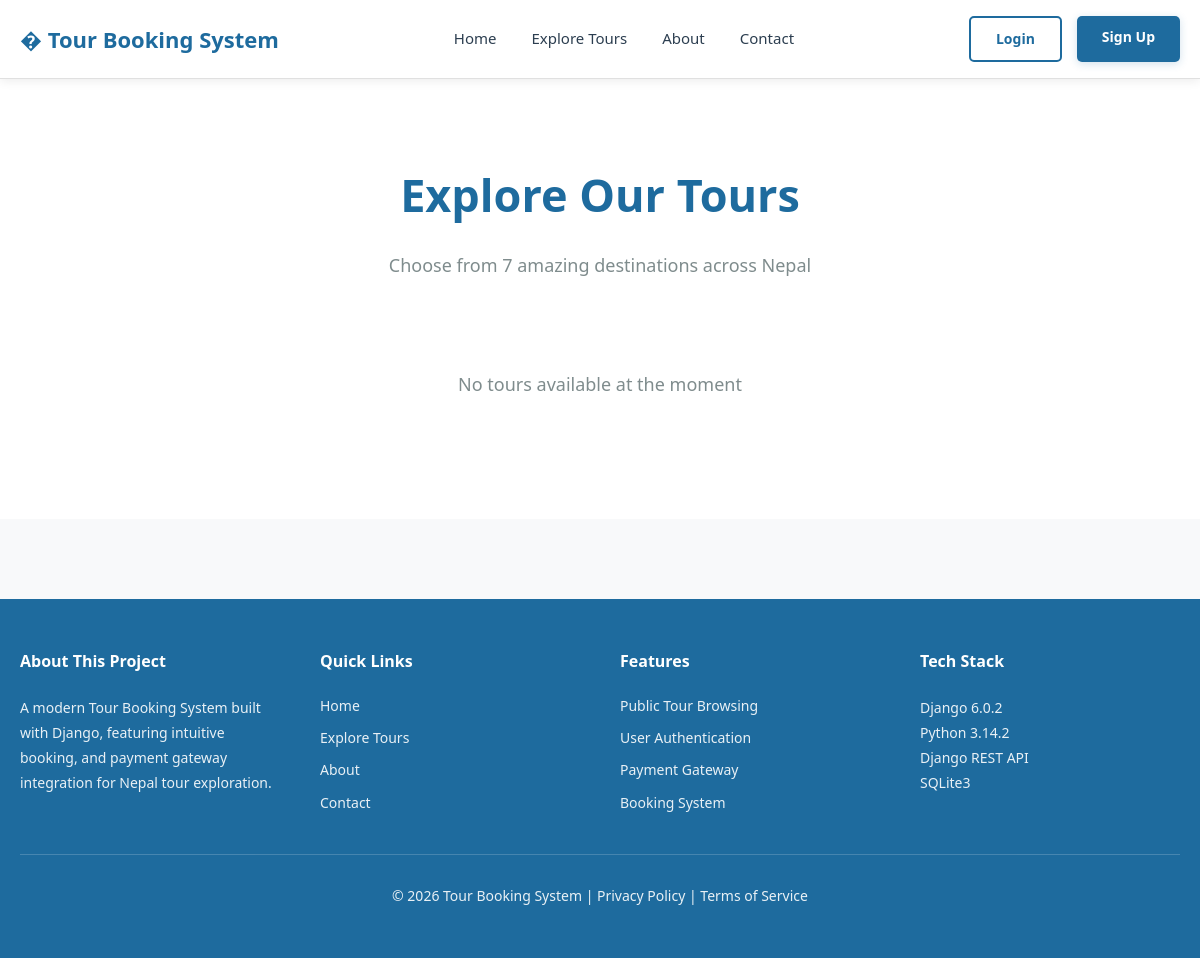
The app's page /tours/, older data.
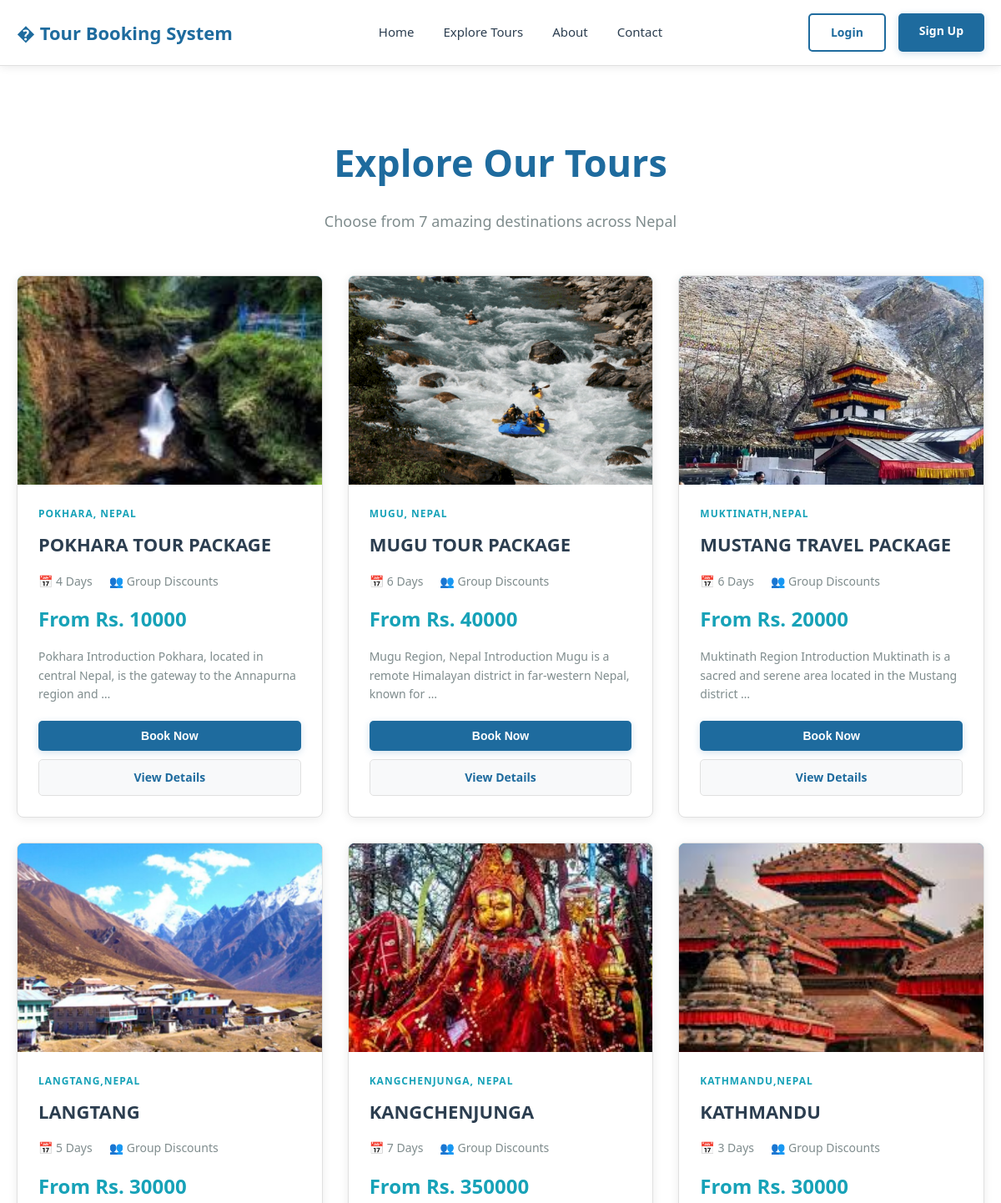
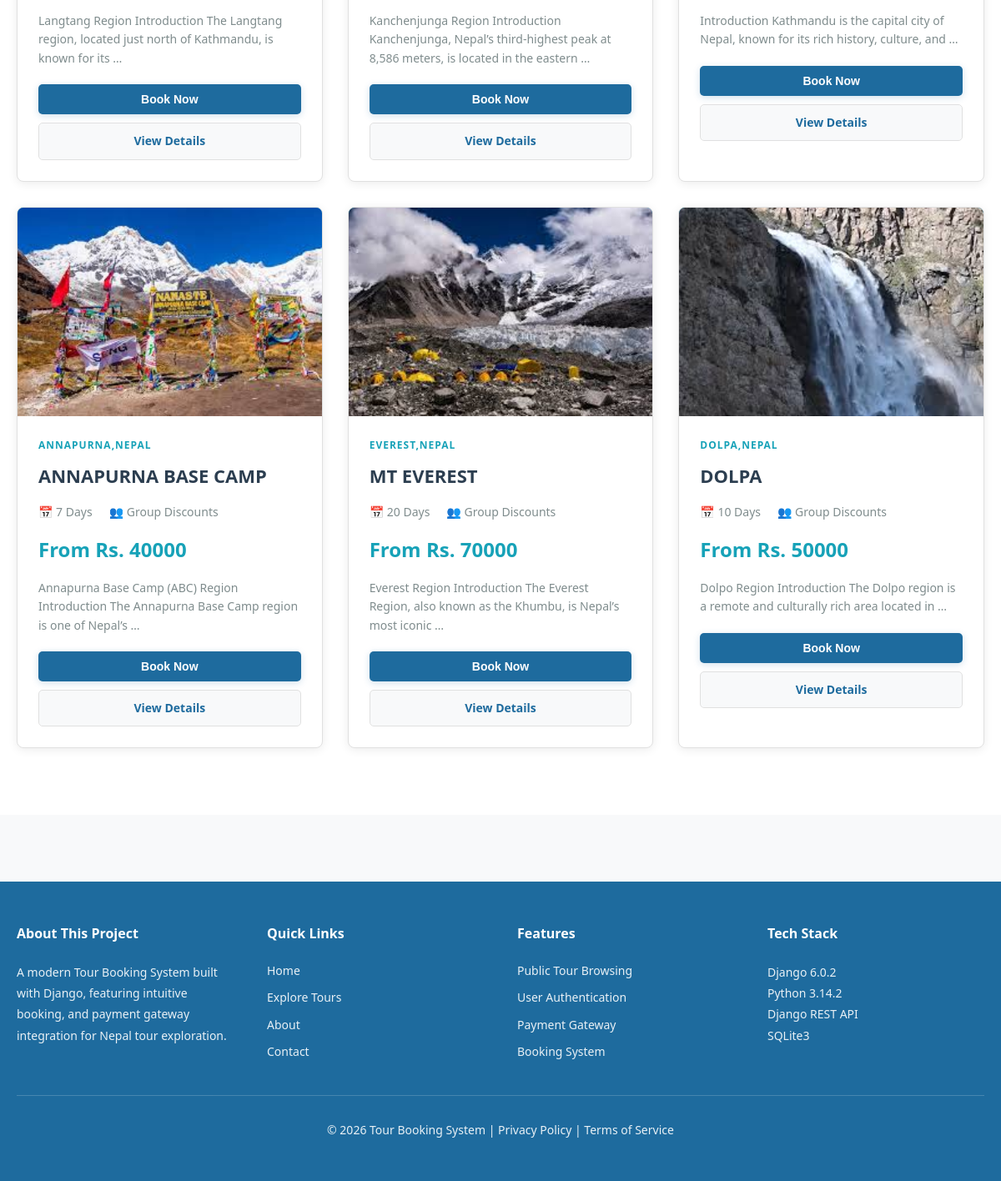
The same page, newer data (2 pictures, top to bottom).
### tour/models.py (models this page shows, shortened)
class TourImage(models.Model):
    tour = models.ForeignKey(
        Tour,
        related_name='images',
        on_delete=models.CASCADE
    )
    image = models.ImageField(upload_to='tours/')

class Tour(models.Model):
    title = models.CharField(max_length=200)   # Mustang Tour Package
    destination = models.CharField(max_length=150)
    duration_days = models.PositiveIntegerField()
    base_price = models.PositiveIntegerField(help_text="Price for 1 person")
    description = models.TextField()
    is_active = models.BooleanField(default=True)
    created_at = models.DateTimeField(auto_now_add=True)

### tour/views.py (the view)
# urls.py: path('tours/', views.public_tours, name='public_tours'),
def public_tours(request):
    tours = Tour.objects.filter(is_active=True).prefetch_related('images')
    return render(request, 'tour/public_tours.html', {'tours': tours})

### tour/templates/tour/public_tours.html (shortened to what this page needs)
{% extends 'base.html' %}
{% block content %}
    <div class="section" style="background: var(--white);">
        <h2 class="section-title">Explore Our Tours</h2>
        <p class="section-subtitle">Choose from 7 amazing destinations across Nepal</p>
        <div class="cards-grid">
            {% for tour in tours %}
                <div class="tour-card">
                    <div class="tour-image">
                        {% if tour.images.all %}
                            {% for image in tour.images.all %}
                                {% if forloop.first %}
                                    <img src="{{ image.image.url }}" alt="{{ tour.title }}" style="width: 100%; height: 100%; object-fit: cover;">
                                {% endif %}
                            {% endfor %}
                        {% else %}
                            {% if forloop.counter == 1 %}⛰️{% elif forloop.counter == 2 %}🏔️{% elif forloop.counter == 3 %}🏙️{% elif forloop.counter == 4 %}🌄{% elif forloop.counter == 5 %}🗻{% elif forloop.counter == 6 %}🕉️{% else %}🏞️{% endif %}
                        {% endif %}
                    </div>
                    <div class="tour-info">
                        <div class="tour-destination">{{ tour.destination }}</div>
                        <h3 class="tour-title">{{ tour.title }}</h3>
                        <div class="tour-meta">
                            <span class="tour-meta-item">📅 {{ tour.duration_days }} Days</span>
                            <span class="tour-meta-item">👥 Group Discounts</span>
                        </div>
                        <div class="tour-price">From Rs. {{ tour.base_price|add:0 }}</div>
                        <p class="tour-description">
                            {{ tour.description|truncatewords:15 }}
                        </p>
                        {% if user.is_authenticated %}
                            <a href="{% url 'book_tour' tour.id %}" class="btn btn-primary" style="width: 100%;">Book Now</a>
                        {% else %}
                            <button class="btn btn-primary" style="width: 100%;" onclick="showLoginPrompt()">Book Now</button>
                        {% endif %}
                        <a href="#tour-{{ tour.id }}" class="btn" style="width: 100%; background: var(--light-bg); color: var(--primary); margin-top: 10px; border: 1px solid var(--border-color);">View Details</a>
                    </div>
                </div>
            {% empty %}
                <div style="grid-column: 1 / -1; text-align: center; padding: 40px;">
                    <p style="font-size: 18px; color: var(--text-gray);">No tours available at the moment</p>
                </div>
            {% endfor %}
        </div>
    </div>
{% endblock %}

### tour/templates/base.html (shortened to what this page needs)
<!DOCTYPE html>
<html lang="en">
<head>
</head>
<body>
    <nav>
        <div class="nav-container">
            <a href="/" class="nav-logo">
                � Tour Booking System
            </a>
            <ul class="nav-menu">
                <li><a href="/">Home</a></li>
                <li><a href="/dashboard/">Explore Tours</a></li>
                <li><a href="/about/">About</a></li>
                <li><a href="/contact/">Contact</a></li>
            </ul>
            <div class="auth-buttons">
                {% if user.is_authenticated %}
                    <a href="/bookings/" class="btn btn-secondary">My Bookings</a>
                    <a href="/logout/" class="btn btn-logout">Logout</a>
                {% else %}
                    <a href="/login/" class="btn btn-secondary">Login</a>
                    <a href="/signup/" class="btn btn-primary">Sign Up</a>
                {% endif %}
            </div>
        </div>
    </nav>
    {% block content %}{% endblock %}
    <footer>
        <div class="footer-container">
            <div class="footer-section">
                <h3>About This Project</h3>
                <p>
                    A modern Tour Booking System built with Django, featuring intuitive booking, and payment gateway integration for Nepal tour exploration.
                </p>
            </div>
            <div class="footer-section">
                <h3>Quick Links</h3>
                <a href="/">Home</a>
                <a href="/dashboard/">Explore Tours</a>
                <a href="/about/">About</a>
                <a href="/contact/">Contact</a>
            </div>
            <div class="footer-section">
                <h3>Features</h3>
                <a href="#">Public Tour Browsing</a>
                <a href="#">User Authentication</a>
                <a href="#">Payment Gateway</a>
                <a href="#">Booking System</a>
            </div>
            <div class="footer-section">
                <h3>Tech Stack</h3>
                <p style="font-size: 14px;">
                    Django 6.0.2<br>
                    Python 3.14.2<br>
                    Django REST API<br>
                    SQLite3
                </p>
            </div>
        </div>
        <div class="footer-bottom">
            <p>&copy; 2026 Tour Booking System | <a href="#">Privacy Policy</a> | <a href="#">Terms of Service</a></p>
        </div>
    </footer>
</body>
</html>

### tour/templates/base.html (style rules this page uses)
* { margin: 0; padding: 0; box-sizing: border-box; }
:root { --primary: #1E6B9E; --primary-light: #2980B9; --primary-dark: #154B7A; --accent: #17A2B8; --accent-hover: #138496; --success: #27AE60; --danger: #E74C3C; --warning: #F39C12; --light-bg: #F8F9FA; --white: #FFFFFF; --text-dark: #2C3E50; --text-gray: #7F8C8D; --border-color: #E0E0E0; }
body { font-family: 'Segoe UI', Tahoma, Geneva, Verdana, sans-serif; line-height: 1.6; color: var(--text-dark); background: var(--light-bg); min-height: 100vh; }
nav { background: var(--white); padding: 1rem 0; position: sticky; top: 0; z-index: 1000; box-shadow: 0 2px 10px rgba(0, 0, 0, 0.08); border-bottom: 1px solid var(--border-color); }
.nav-container { max-width: 1200px; margin: 0 auto; padding: 0 20px; display: flex; justify-content: space-between; align-items: center; }
.nav-logo { color: var(--primary); font-size: 22px; font-weight: 700; text-decoration: none; display: flex; align-items: center; gap: 10px; }
.nav-menu { display: flex; list-style: none; gap: 35px; align-items: center; }
.nav-menu a { color: var(--text-dark); text-decoration: none; font-size: 15px; font-weight: 500; transition: color 0.3s; position: relative; }
.nav-menu a::after { content: ''; position: absolute; bottom: -5px; left: 0; width: 0; height: 2px; background: var(--primary); transition: width 0.3s; }
.auth-buttons { display: flex; gap: 15px; }
.btn { padding: 10px 25px; border: none; border-radius: 5px; cursor: pointer; font-size: 14px; font-weight: 600; text-decoration: none; transition: all 0.3s; display: inline-block; text-align: center; }
.btn-primary { background: var(--primary); color: white; box-shadow: 0 2px 8px rgba(30, 107, 158, 0.2); }
.btn-secondary { background: transparent; color: var(--primary); border: 2px solid var(--primary); }
.section { padding: 80px 20px; max-width: 1200px; margin: 0 auto; background: var(--white); }
.section-title { text-align: center; font-size: 45px; margin-bottom: 20px; color: var(--primary); font-weight: 800; }
.section-subtitle { text-align: center; font-size: 18px; color: var(--text-gray); margin-bottom: 50px; }
.cards-grid { display: grid; grid-template-columns: repeat(auto-fit, minmax(280px, 1fr)); gap: 30px; margin-top: 40px; }
.tour-card { background: var(--white); border-radius: 8px; overflow: hidden; box-shadow: 0 2px 12px rgba(0, 0, 0, 0.08); transition: all 0.3s; border: 1px solid var(--border-color); }
.tour-image { width: 100%; height: 250px; background: linear-gradient(135deg, var(--accent) 0%, var(--primary-light) 100%); display: flex; align-items: center; justify-content: center; font-size: 80px; color: white; position: relative; overflow: hidden; }
.tour-image img { width: 100%; height: 100%; object-fit: cover; }
.tour-info { padding: 25px; }
.tour-destination { color: var(--accent); font-size: 12px; font-weight: 700; text-transform: uppercase; letter-spacing: 1px; }
.tour-title { font-size: 22px; font-weight: 700; color: var(--text-dark); margin: 10px 0; }
.tour-meta { display: flex; gap: 20px; margin: 15px 0; font-size: 14px; color: var(--text-gray); }
.tour-meta-item { display: flex; align-items: center; gap: 5px; }
.tour-price { font-size: 24px; color: var(--accent); font-weight: 700; margin: 15px 0; }
.tour-description { font-size: 14px; color: var(--text-gray); margin-bottom: 20px; line-height: 1.6; }
footer { background: var(--primary); color: var(--white); padding: 50px 20px; margin-top: 80px; }
.footer-container { max-width: 1200px; margin: 0 auto; display: grid; grid-template-columns: repeat(auto-fit, minmax(250px, 1fr)); gap: 40px; margin-bottom: 30px; }
.footer-section h3 { margin-bottom: 20px; color: var(--white); font-weight: 700; font-size: 16px; }
.footer-section p { font-size: 14px; line-height: 1.8; opacity: 0.9; }
.footer-section a { color: rgba(255, 255, 255, 0.9); text-decoration: none; font-size: 14px; margin: 10px 0; display: block; transition: color 0.3s; }
.footer-bottom { max-width: 1200px; margin: 0 auto; padding-top: 30px; border-top: 1px solid rgba(255, 255, 255, 0.2); text-align: center; font-size: 14px; opacity: 0.9; }
.footer-bottom a { color: var(--white); text-decoration: none; }

Row changes from the older to the newer data that the page shows:
added Tour: destination "POKHARA, NEPAL", title "POKHARA TOUR PACKAGE", duration_days "4", base_price|add "10000", description "Pokhara Introduction Pokhara, located in central Nepal, is the gateway to the Annapurna region and …"
added TourImage: image (picture), shown under "POKHARA, NEPAL"
added Tour: destination "MUGU, NEPAL", title "MUGU TOUR PACKAGE", duration_days "6", base_price|add "40000", description "Mugu Region, Nepal Introduction Mugu is a remote Himalayan district in far-western Nepal, known for …"
added TourImage: image (picture), shown under "MUGU, NEPAL"
added Tour: destination "MUKTINATH,NEPAL", title "MUSTANG TRAVEL PACKAGE", duration_days "6", base_price|add "20000", description "Muktinath Region Introduction Muktinath is a sacred and serene area located in the Mustang district …"
added TourImage: image (picture), shown under "MUKTINATH,NEPAL"
added Tour: destination "LANGTANG,NEPAL", title "LANGTANG", duration_days "5", base_price|add "30000", description "Langtang Region Introduction The Langtang region, located just north of Kathmandu, is known for its …"
added TourImage: image (picture), shown under "LANGTANG,NEPAL"
added Tour: destination "KANGCHENJUNGA, NEPAL", title "KANGCHENJUNGA", duration_days "7", base_price|add "350000", description "Kanchenjunga Region Introduction Kanchenjunga, Nepal’s third-highest peak at 8,586 meters, is located in the eastern …"
added TourImage: image (picture), shown under "KANGCHENJUNGA, NEPAL"
added Tour: destination "KATHMANDU,NEPAL", title "KATHMANDU", duration_days "3", base_price|add "30000", description "Introduction Kathmandu is the capital city of Nepal, known for its rich history, culture, and …"
added TourImage: image (picture), shown under "KATHMANDU,NEPAL"
added Tour: destination "ANNAPURNA,NEPAL", title "ANNAPURNA BASE CAMP", duration_days "7", base_price|add "40000", description "Annapurna Base Camp (ABC) Region Introduction The Annapurna Base Camp region is one of Nepal’s …"
added TourImage: image (picture), shown under "ANNAPURNA,NEPAL"
added Tour: destination "EVEREST,NEPAL", title "MT EVEREST", duration_days "20", base_price|add "70000", description "Everest Region Introduction The Everest Region, also known as the Khumbu, is Nepal’s most iconic …"
added TourImage: image (picture), shown under "EVEREST,NEPAL"
added Tour: destination "DOLPA,NEPAL", title "DOLPA", duration_days "10", base_price|add "50000", description "Dolpo Region Introduction The Dolpo region is a remote and culturally rich area located in …"
added TourImage: image (picture), shown under "DOLPA,NEPAL"
Text that changed along with them:
text no longer shown: "No tours available at the moment"
